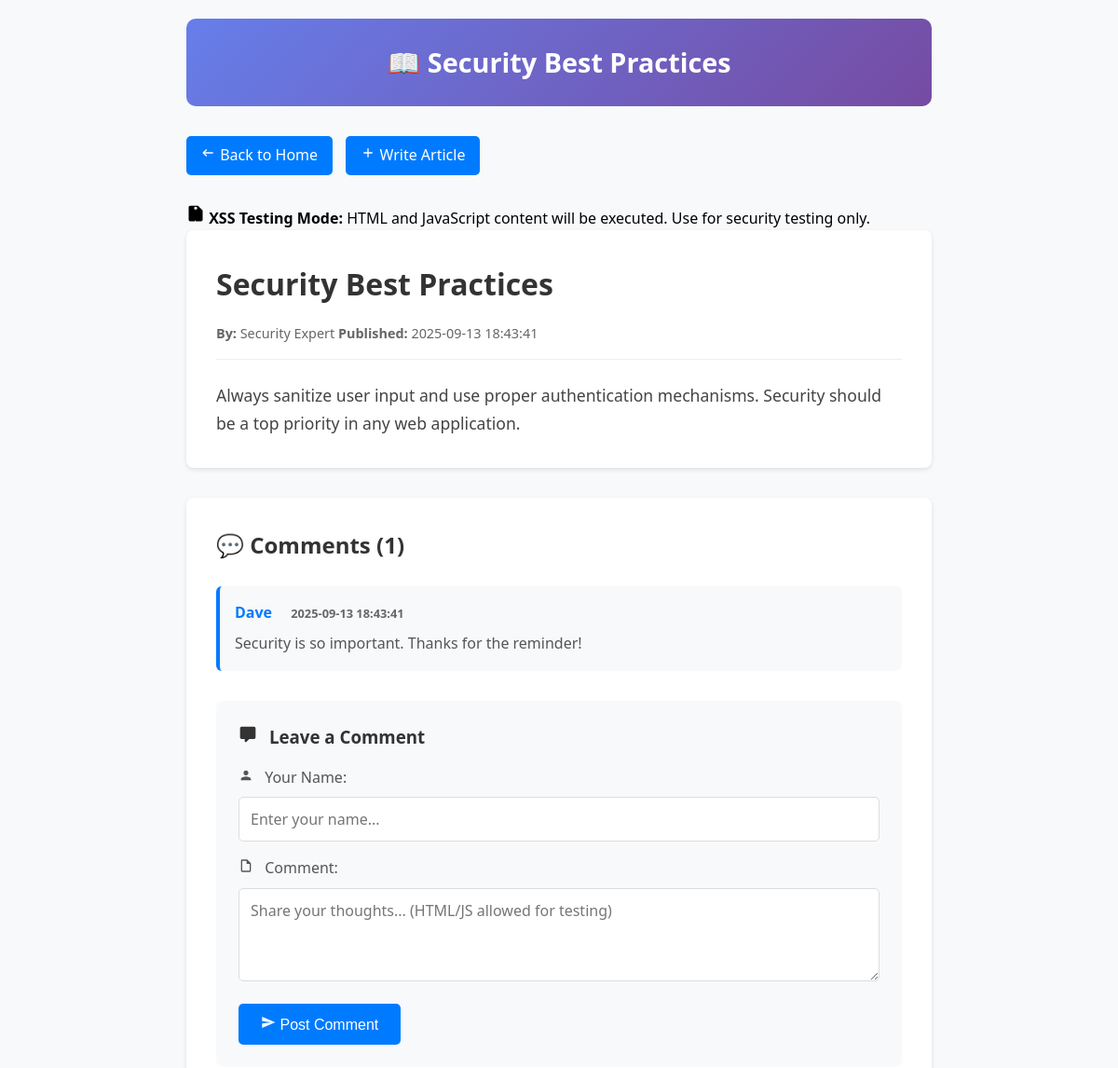
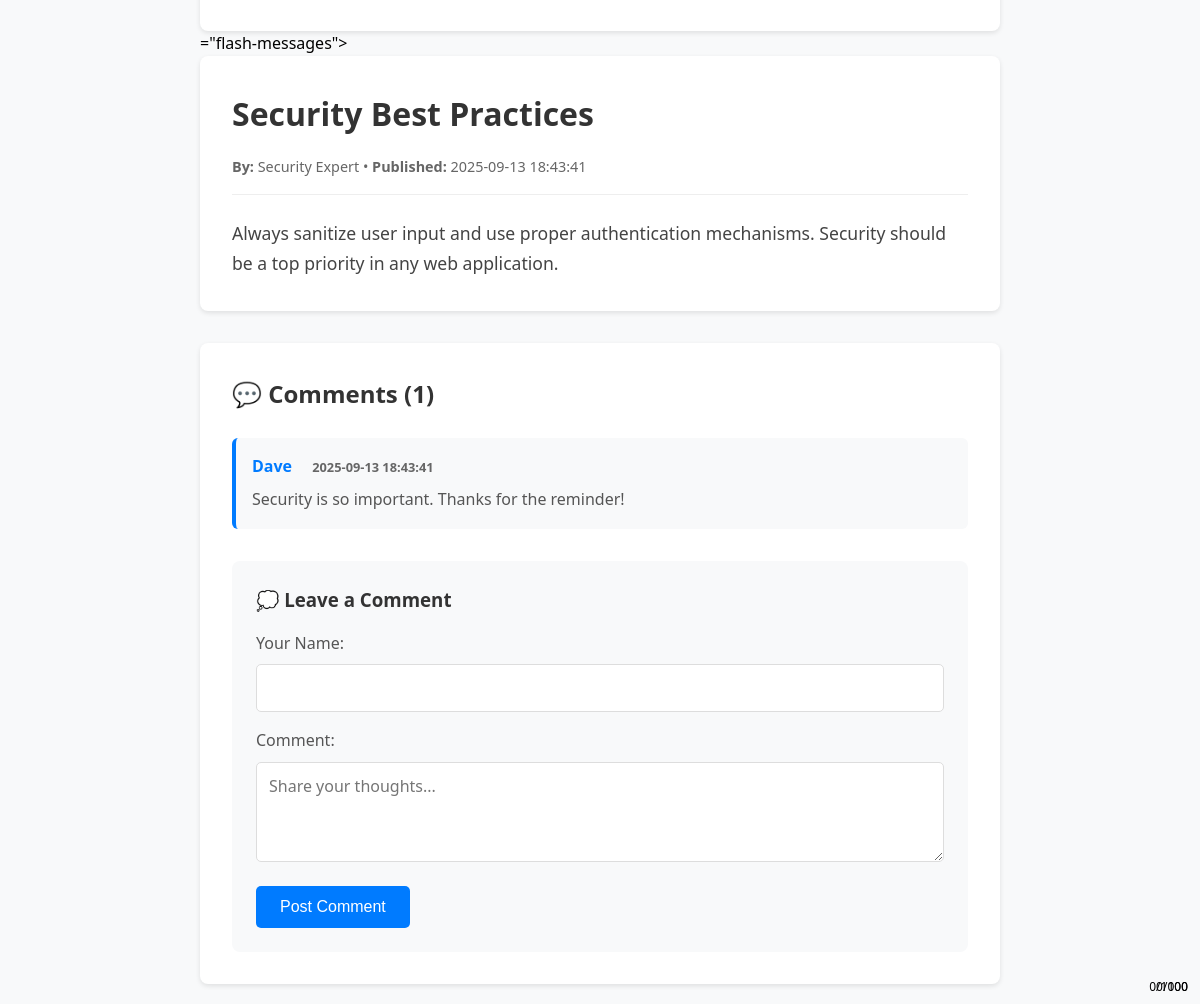
Screenshot of /post/3 with the database file from the repository (2 pictures, top to bottom).
### tables this page shows
CREATE TABLE articles (
            id INTEGER PRIMARY KEY AUTOINCREMENT,
            title TEXT NOT NULL,
            content TEXT NOT NULL,
            author TEXT NOT NULL,
            created_at TIMESTAMP DEFAULT CURRENT_TIMESTAMP
        );

CREATE TABLE comments (
            id INTEGER PRIMARY KEY AUTOINCREMENT,
            article_id INTEGER NOT NULL,
            author TEXT NOT NULL,
            content TEXT NOT NULL,
            created_at TIMESTAMP DEFAULT CURRENT_TIMESTAMP,
            FOREIGN KEY (article_id) REFERENCES articles (id)
        );

### app.py (the view)
@app.route('/post/<int:post_id>')
def post(post_id):
    ensure_db_exists()
    conn = get_db_connection()
    article = conn.execute('SELECT * FROM articles WHERE id = ?', (post_id,)).fetchone()
    if not article:
        flash('Article not found!', 'error')
        conn.close()
        return redirect(url_for('index'))
    comments = conn.execute('''
        SELECT * FROM comments
        WHERE article_id = ?
        ORDER BY created_at ASC
    ''', (post_id,)).fetchall()
    conn.close()
    return render_template('post.html', article=article, comments=comments)

### app.py (called while the page is built)
def get_db_connection():
    conn = sqlite3.connect('blog.db')
    conn.row_factory = sqlite3.Row
    return conn

def ensure_db_exists():
    if not os.path.exists('blog.db'):
        init_db()
        return
    try:
        conn = get_db_connection()
        conn.execute('SELECT id, title, content, author, created_at FROM articles LIMIT 1')
        conn.execute('SELECT id, article_id, author, content, created_at FROM comments LIMIT 1')
        conn.close()
    except sqlite3.OperationalError:
        init_db()

### templates/post.html (shortened to what this page needs)
<!DOCTYPE html>
<html lang="en">
<head>
</head>
<body>
    <div class="container">
        <div class="header">
            <h1>📖 {{ article.title|safe }}</h1>
        </div>
        <nav class="nav">
            <a href="/">
                <svg width="16" height="16" viewBox="0 0 24 24" fill="currentColor">
                    <path d="M19 7v4H5.83l3.58-3.59L8 6l-6 6 6 6 1.41-1.41L5.83 13H19V7z"/>
                </svg>
                Back to Home
            </a>
            <a href="/create">
                <svg width="16" height="16" viewBox="0 0 24 24" fill="currentColor">
                    <path d="M19,13H13V19H11V13H5V11H11V5H13V11H19V13Z"/>
                </svg>
                Write Article
            </a>
        </nav>
        <div class="xss-warning">
            <svg width="20" height="20" viewBox="0 0 24 24" fill="currentColor">
                <path d="M12,2C13.1,2 14,2.9 14,4C14,5.1 13.1,6 12,6C10.9,6 10,5.1 10,4C10,2.9 10.9,2 12,2M21,9V7L15,1H5C3.89,1 3,1.89 3,3V19A2,2 0 0,0 5,21H11V19.5L12.5,21H19A2,2 0 0,0 21,19V11L21,9M12,15H10V17H12V15M12,7H10V13H12V7Z"/>
            </svg>
            <span><strong>XSS Testing Mode:</strong> HTML and JavaScript content will be executed. Use for security testing only.</span>
        </div>
        <article class="article">
            <h1 class="article-title">{{ article.title|safe }}</h1>
            <div class="article-meta">
                <span><strong>By:</strong> {{ article.author|safe }}</span>
                <span><strong>Published:</strong> {{ article.created_at[:19] }}</span>
            </div>
            <div class="article-content">{{ article.content|safe }}</div>
        </article>
        <section class="comments-section">
            <h2 class="comments-title">
                💬 Comments ({{ comments|length }})
            </h2>
            {% if comments %}
                {% for comment in comments %}
                    <div class="comment">
                        <div class="comment-author">
                            {{ comment.author|safe }}
                            <span class="comment-date">{{ comment.created_at[:19] }}</span>
                        </div>
                        <div class="comment-content">{{ comment.content|safe }}</div>
                    </div>
                {% endfor %}
            {% else %}
                <div class="no-comments">
                    <p>💭 No comments yet. Be the first to comment!</p>
                </div>
            {% endif %}
            <div class="comment-form">
                <h3>
                    <svg width="20" height="20" viewBox="0 0 24 24" fill="currentColor" style="display: inline; margin-right: 0.5rem;">
                        <path d="M9,22A1,1 0 0,1 8,21V18H4A2,2 0 0,1 2,16V4C2,2.89 2.9,2 4,2H20A2,2 0 0,1 22,4V16A2,2 0 0,1 20,18H13.9L10.2,21.71C10,21.9 9.75,22 9.5,22V22H9Z"/>
                    </svg>
                    Leave a Comment
                </h3>
                <form method="POST" action="{{ url_for('add_comment', post_id=article.id) }}" id="commentForm">
                    <div class="form-group">
                        <label for="author">
                            <svg width="16" height="16" viewBox="0 0 24 24" fill="currentColor" style="display: inline; margin-right: 0.5rem;">
                                <path d="M12 12c2.21 0 4-1.79 4-4s-1.79-4-4-4-4 1.79-4 4 1.79 4 4 4zm0 2c-2.67 0-8 1.34-8 4v2h16v-2c0-2.66-5.33-4-8-4z"/>
                            </svg>
                            Your Name:
                        </label>
                        <input type="text" id="author" name="author" required maxlength="100"
                               placeholder="Enter your name..." onInput="updateCharCount(this, 100)">
                        <span class="char-counter" id="authorCounter" style="position: absolute; bottom: 0.5rem; right: 0.75rem; font-size: 0.75rem; color: var(--text-muted);">0/100</span>
                    </div>
                    <div class="form-group">
                        <label for="content">
                            <svg width="16" height="16" viewBox="0 0 24 24" fill="currentColor" style="display: inline; margin-right: 0.5rem;">
                                <path d="M14,2H6A2,2 0 0,0 4,4V20A2,2 0 0,0 6,22H18A2,2 0 0,0 20,20V8L14,2M18,20H6V4H13V9H18V20Z"/>
                            </svg>
                            Comment:
                        </label>
                        <textarea id="content" name="content" required maxlength="1000"
                                  placeholder="Share your thoughts... (HTML/JS allowed for testing)" onInput="updateCharCount(this, 1000)"></textarea>
                        <span class="char-counter" id="contentCounter" style="position: absolute; bottom: 0.5rem; right: 0.75rem; font-size: 0.75rem; color: var(--text-muted);">0/1000</span>
                    </div>
                    <button type="submit" class="btn">
                        <svg width="16" height="16" viewBox="0 0 24 24" fill="currentColor">
                            <path d="M2,21L23,12L2,3V10L17,12L2,14V21Z"/>
                        </svg>
                        Post Comment
                    </button>
                </form>
            </div>
        </section>
    </div>
    ="flash-messages">
    <article class="article">
        <h1 class="article-title">{{ article.title }}</h1>
        <div class="article-meta">
            <strong>By:</strong> {{ article.author }} •
            <strong>Published:</strong> {{ article.created_at[:19] }}
        </div>
        <div class="article-content">{{ article.content }}</div>
    </article>
    <section class="comments-section">
        <h2 class="comments-title">
            💬 Comments ({{ comments|length }})
        </h2>
        {% if comments %}
            {% for comment in comments %}
                <div class="comment">
                    <div class="comment-author">
                        {{ comment.author }}
                        <span class="comment-date">{{ comment.created_at[:19] }}</span>
                    </div>
                    <div class="comment-content">{{ comment.content }}</div>
                </div>
            {% endfor %}
        {% else %}
            <div class="no-comments">
                <p>No comments yet. Be the first to comment!</p>
            </div>
        {% endif %}
        <div class="comment-form">
            <h3>💭 Leave a Comment</h3>
            <form method="POST" action="{{ url_for('add_comment', post_id=article.id) }}">
                <div class="form-group">
                    <label for="author">Your Name:</label>
                    <input type="text" id="author" name="author" required maxlength="100">
                </div>
                <div class="form-group">
                    <label for="content">Comment:</label>
                    <textarea id="content" name="content" required maxlength="1000"
                              placeholder="Share your thoughts..."></textarea>
                </div>
                <button type="submit" class="btn">Post Comment</button>
            </form>
        </div>
    </section>
</body>
</html>

### templates/post.html (style rules this page uses)
body { font-family: 'Segoe UI', Tahoma, Geneva, Verdana, sans-serif; max-width: 800px; margin: 0 auto; padding: 20px; line-height: 1.6; background-color: #f8f9fa; }
.header { background: linear-gradient(135deg, #667eea 0%, #764ba2 100%); color: white; padding: 1.5rem; border-radius: 10px; margin-bottom: 2rem; text-align: center; }
.header h1 { margin: 0; font-size: 1.8rem; }
.nav { margin-bottom: 2rem; }
.nav a { display: inline-block; background: #007bff; color: white; text-decoration: none; padding: 8px 16px; border-radius: 5px; margin-right: 10px; transition: background-color 0.3s; }
.article { background: white; border-radius: 8px; padding: 2rem; margin-bottom: 2rem; box-shadow: 0 2px 5px rgba(0,0,0,0.1); }
.article-title { color: #333; margin: 0 0 1rem 0; font-size: 2rem; }
.article-meta { color: #666; font-size: 0.9rem; margin-bottom: 1.5rem; padding-bottom: 1rem; border-bottom: 1px solid #eee; }
.article-content { color: #444; font-size: 1.1rem; line-height: 1.7; white-space: pre-wrap; }
.comments-section { background: white; border-radius: 8px; padding: 2rem; box-shadow: 0 2px 5px rgba(0,0,0,0.1); }
.comments-title { color: #333; margin: 0 0 1.5rem 0; font-size: 1.5rem; display: flex; align-items: center; gap: 0.5rem; }
.comment { background: #f8f9fa; padding: 1rem; border-radius: 6px; margin-bottom: 1rem; border-left: 4px solid #007bff; }
.comment-author { font-weight: bold; color: #007bff; margin-bottom: 0.5rem; }
.comment-date { color: #666; font-size: 0.8rem; margin-left: 1rem; }
.comment-content { color: #555; white-space: pre-wrap; }
.comment-form { background: #f8f9fa; padding: 1.5rem; border-radius: 8px; margin-top: 2rem; }
.comment-form h3 { margin: 0 0 1rem 0; color: #333; }
.form-group { margin-bottom: 1rem; }
.form-group label { display: block; margin-bottom: 0.5rem; font-weight: 500; color: #555; }
.form-group input, .form-group textarea { width: 100%; padding: 0.75rem; border: 1px solid #ddd; border-radius: 5px; font-family: inherit; font-size: 1rem; transition: border-color 0.3s; box-sizing: border-box; }
.form-group textarea { resize: vertical; min-height: 100px; }
.btn { background: #007bff; color: white; padding: 0.75rem 1.5rem; border: none; border-radius: 5px; cursor: pointer; font-size: 1rem; transition: background-color 0.3s; }

### rows the page displays
articles: title "Security Best Practices", author "Security Expert", created_at "2025-09-13 18:43:41", content "Always sanitize user input and use proper authentication mechanisms. Security should be a top priority in any web application."
comments: author "Dave", created_at "2025-09-13 18:43:41", content "Security is so important. Thanks for the reminder!"

### other values shown
{{ comments|length }} "1"
